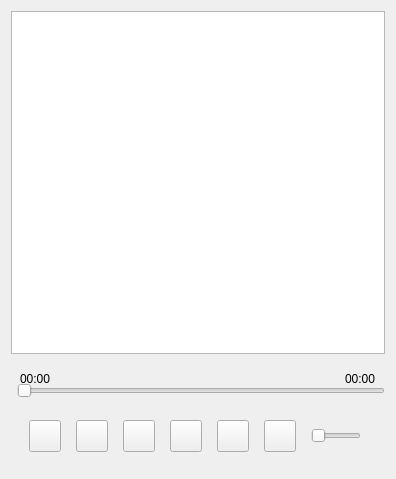
<?xml version="1.0" encoding="UTF-8"?>
<ui version="4.0">
 <class>MusicPlay</class>
 <widget class="QWidget" name="MusicPlay">
  <property name="geometry">
   <rect>
    <x>0</x>
    <y>0</y>
    <width>396</width>
    <height>479</height>
   </rect>
  </property>
  <property name="minimumSize">
   <size>
    <width>0</width>
    <height>0</height>
   </size>
  </property>
  <property name="windowTitle">
   <string>MusicPlay</string>
  </property>
  <property name="windowIcon">
   <iconset resource="res.qrc">
    <normaloff>:/img/play.svg</normaloff>:/img/play.svg</iconset>
  </property>
  <property name="styleSheet">
   <string notr="true">QPushButton:hover
{
	background-color: rgb(198, 237, 255);
	
}</string>
  </property>
  <layout class="QGridLayout" name="gridLayout_2">
   <item row="0" column="0" colspan="2">
    <widget class="QListWidget" name="listWidget"/>
   </item>
   <item row="1" column="0" rowspan="2" colspan="2">
    <widget class="QWidget" name="widget_2" native="true">
     <layout class="QGridLayout" name="gridLayout">
      <item row="0" column="1">
       <spacer name="horizontalSpacer">
        <property name="orientation">
         <enum>Qt::Orientation::Horizontal</enum>
        </property>
        <property name="sizeHint" stdset="0">
         <size>
          <width>40</width>
          <height>20</height>
         </size>
        </property>
       </spacer>
      </item>
      <item row="0" column="2">
       <widget class="QLabel" name="total_lab">
        <property name="text">
         <string>00:00</string>
        </property>
       </widget>
      </item>
      <item row="0" column="0">
       <widget class="QLabel" name="cur_lab">
        <property name="text">
         <string>00:00</string>
        </property>
       </widget>
      </item>
     </layout>
    </widget>
   </item>
   <item row="2" column="1">
    <widget class="QSlider" name="progress">
     <property name="orientation">
      <enum>Qt::Orientation::Horizontal</enum>
     </property>
    </widget>
   </item>
   <item row="3" column="0" colspan="2">
    <widget class="QWidget" name="widget" native="true">
     <property name="minimumSize">
      <size>
       <width>0</width>
       <height>64</height>
      </size>
     </property>
     <property name="maximumSize">
      <size>
       <width>16777215</width>
       <height>64</height>
      </size>
     </property>
     <property name="sizeIncrement">
      <size>
       <width>0</width>
       <height>0</height>
      </size>
     </property>
     <layout class="QHBoxLayout" name="horizontalLayout">
      <item>
       <widget class="QPushButton" name="file_btn">
        <property name="minimumSize">
         <size>
          <width>32</width>
          <height>32</height>
         </size>
        </property>
        <property name="maximumSize">
         <size>
          <width>32</width>
          <height>32</height>
         </size>
        </property>
        <property name="styleSheet">
         <string notr="true">border-image: url(:/img/folder.svg);</string>
        </property>
        <property name="text">
         <string/>
        </property>
       </widget>
      </item>
      <item>
       <widget class="QPushButton" name="list_btn">
        <property name="minimumSize">
         <size>
          <width>32</width>
          <height>32</height>
         </size>
        </property>
        <property name="maximumSize">
         <size>
          <width>32</width>
          <height>32</height>
         </size>
        </property>
        <property name="styleSheet">
         <string notr="true">border-image: url(:/img/options.svg);</string>
        </property>
        <property name="text">
         <string/>
        </property>
       </widget>
      </item>
      <item>
       <widget class="QPushButton" name="refund_btn">
        <property name="minimumSize">
         <size>
          <width>32</width>
          <height>32</height>
         </size>
        </property>
        <property name="maximumSize">
         <size>
          <width>32</width>
          <height>32</height>
         </size>
        </property>
        <property name="styleSheet">
         <string notr="true">border-image: url(:/img/backward.svg);</string>
        </property>
        <property name="text">
         <string/>
        </property>
       </widget>
      </item>
      <item>
       <widget class="QPushButton" name="start_btn">
        <property name="minimumSize">
         <size>
          <width>32</width>
          <height>32</height>
         </size>
        </property>
        <property name="maximumSize">
         <size>
          <width>32</width>
          <height>32</height>
         </size>
        </property>
        <property name="styleSheet">
         <string notr="true">border-image: url(:/img/start.svg);</string>
        </property>
        <property name="text">
         <string/>
        </property>
       </widget>
      </item>
      <item>
       <widget class="QPushButton" name="up_btn">
        <property name="minimumSize">
         <size>
          <width>32</width>
          <height>32</height>
         </size>
        </property>
        <property name="maximumSize">
         <size>
          <width>32</width>
          <height>32</height>
         </size>
        </property>
        <property name="styleSheet">
         <string notr="true">border-image: url(:/img/forward.svg);</string>
        </property>
        <property name="text">
         <string/>
        </property>
       </widget>
      </item>
      <item>
       <widget class="QPushButton" name="volume_btn">
        <property name="minimumSize">
         <size>
          <width>32</width>
          <height>32</height>
         </size>
        </property>
        <property name="maximumSize">
         <size>
          <width>32</width>
          <height>32</height>
         </size>
        </property>
        <property name="styleSheet">
         <string notr="true">border-image: url(:/img/voice.svg);</string>
        </property>
        <property name="text">
         <string/>
        </property>
       </widget>
      </item>
      <item>
       <widget class="QSlider" name="volume">
        <property name="maximumSize">
         <size>
          <width>50</width>
          <height>16777215</height>
         </size>
        </property>
        <property name="orientation">
         <enum>Qt::Orientation::Horizontal</enum>
        </property>
       </widget>
      </item>
     </layout>
    </widget>
   </item>
  </layout>
 </widget>
 <resources>
  <include location="res.qrc"/>
 </resources>
 <connections/>
</ui>
